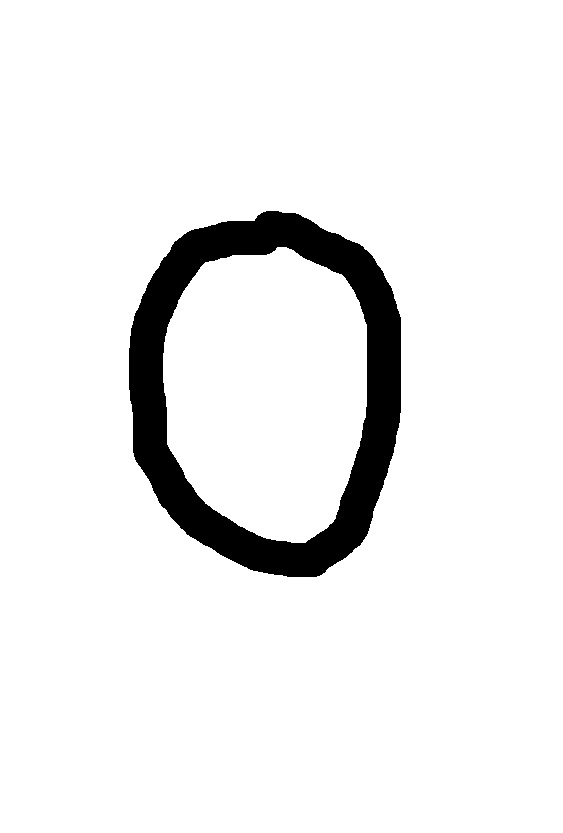
#> input picture data/test0.jpg, 563 x 833 px
$ python -i image_pipeline.py   (imports and definitions only)
#> lines starting #> are read from the running program, lines starting #| are printed output that depends on the picture; after the words box and inside, x2 and y2 are one past the last pixel; in counts of white or black regions, pixels touching at a corner belong together
import cv2
import numpy as np
from PIL import Image

def center_digit(img):
    """
    Centers the digit based on its Center of Mass (Moments).
    This is crucial for distinguishing between 0, 6, and 9.
    """
    # Calculate moments to find the center of mass
    M = cv2.moments(img)
    if M["m00"] != 0:
        cX = int(M["m10"] / M["m00"])
        cY = int(M["m01"] / M["m00"])

        rows, cols = img.shape
        shiftX = cols/2 - cX
        shiftY = rows/2 - cY

        # Apply the translation matrix to center the image
        M_shift = np.float32([[1, 0, shiftX], [0, 1, shiftY]])
        img = cv2.warpAffine(img, M_shift, (cols, rows))
    return img

def preprocess_image(image):
    """
    Standardizes user-uploaded images with Centroid alignment.
    """
    # 1. Convert PIL image to grayscale numpy array
    img = np.array(image.convert('L'))

    # 2. Thresholding / Inverting
    _, img = cv2.threshold(img, 127, 255, cv2.THRESH_BINARY_INV + cv2.THRESH_OTSU)

    # 3. Resize to 28x28
    img = cv2.resize(img, (28, 28), interpolation=cv2.INTER_AREA)

    # 4. Center of Mass Alignment (Prevents 0 from being misclassified as 6/9)
    img = center_digit(img)

    # 5. Normalization and Reshaping
    img = img.astype('float32') / 255.0
    img = np.expand_dims(img, axis=(0, -1)) # Shape: (1, 28, 28, 1)

    return img

>>> from PIL import Image
>>> picture = Image.open('../data/test0.jpg')
#> picture is the input picture: PIL image 563x833 RGB; min 0, max 255, mean 237.6
>>> result = preprocess_image(picture)
#> in preprocess_image, `_, img = cv2.threshold(img, 127, 255, cv2.THRESH_BINARY_INV + cv2.THRE..`:
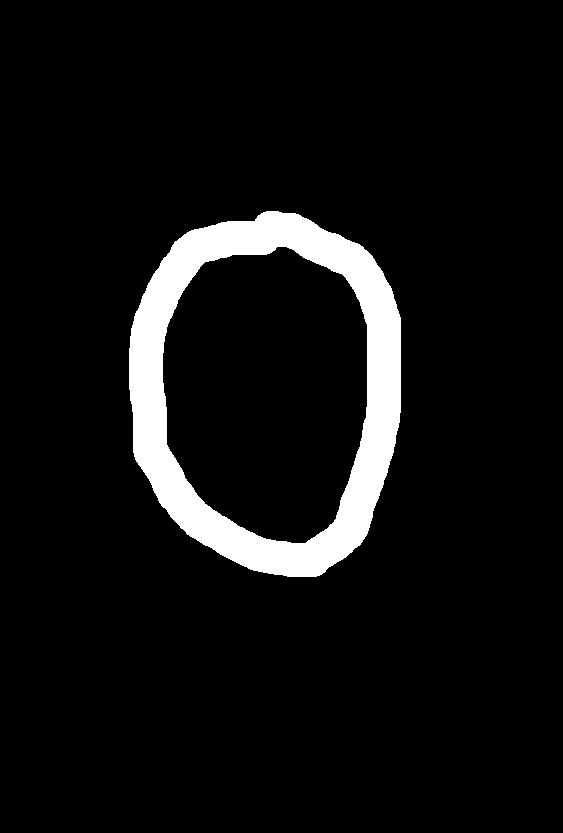
#> img: shape (833, 563); 6.8% white; 1 white region, box (x1, y1, x2, y2) and area: (129, 211, 401, 577) 31924
#> in preprocess_image, `img = cv2.resize(img, (28, 28), interpolation=cv2.INTER_AREA)`:
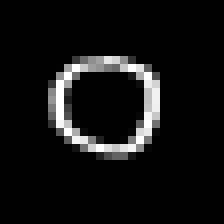
#> img: shape (28, 28) (shown 8 times larger); min 0, max 255, mean 17.4
#> in center_digit, `M = cv2.moments(img)`: M = moments, m00 13614, centre m10/m00, m01/m00 = (12.84, 12.64)
#> in center_digit, `cX = int(M["m10"] / M["m00"])`: cX = 12
#> in center_digit, `shiftX = cols/2 - cX`: shiftX = 2
#> in center_digit, `M_shift = np.float32([[1, 0, shiftX], [0, 1, shiftY]])`: M_shift = [[1, 0, 2], [0, 1, 2]]
#> in center_digit, `img = cv2.warpAffine(img, M_shift, (cols, rows))`:
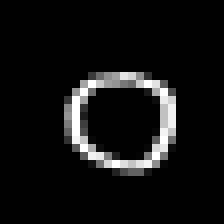
#> img: shape (28, 28) (shown 8 times larger); min 0, max 255, mean 17.4

$ run again, on data/test1.jpg
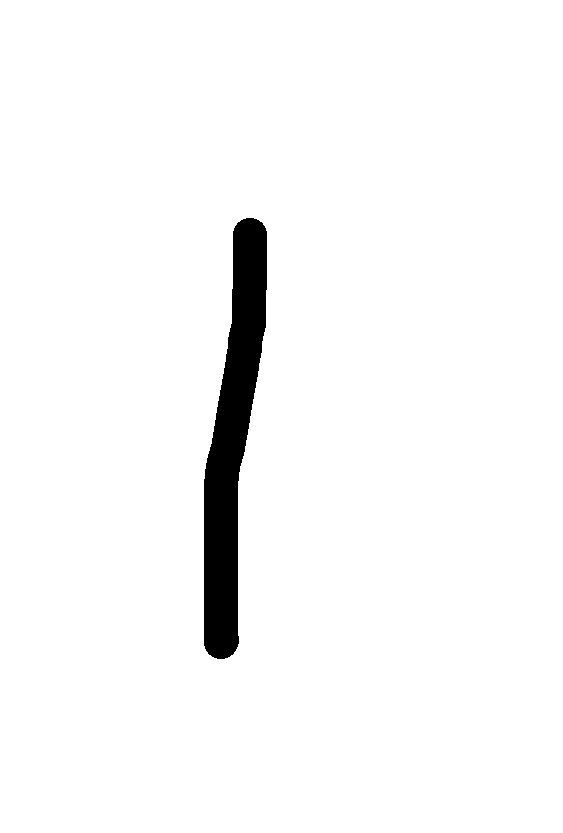
#> input picture data/test1.jpg, 563 x 833 px
#> picture is the input picture: PIL image 563x833 RGB; min 0, max 255, mean 246.9
#> in preprocess_image, `_, img = cv2.threshold(img, 127, 255, cv2.THRESH_BINARY_INV + cv2.THRE..`:
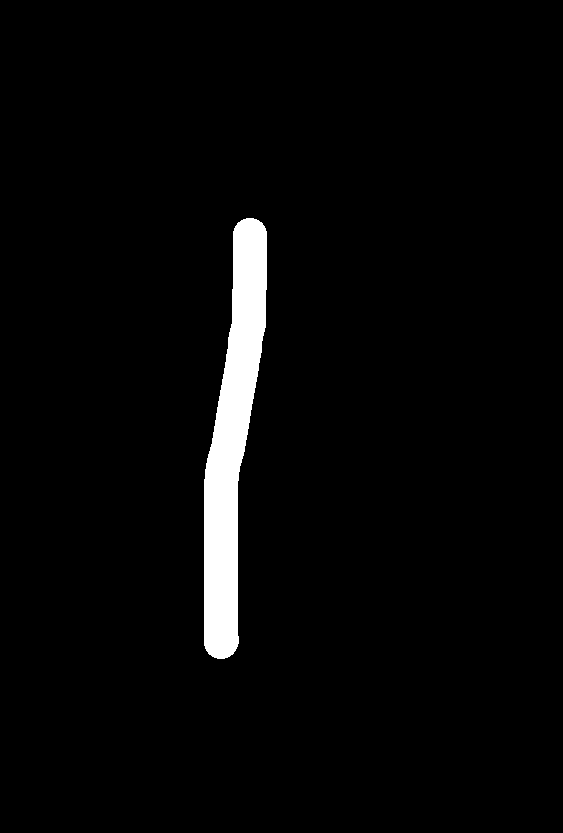
#> img: shape (833, 563); 3.2% white; 1 white region, box (x1, y1, x2, y2) and area: (204, 218, 267, 659) 14853
#> M = moments, m00 6330, centre m10/m00, m01/m00 = (11.08, 14.23)
#> cX = 11
#> cY = 14
#> shiftX = 3
#> shiftY = 0
#> M_shift = [[1, 0, 3], [0, 1, 0]]
#> in center_digit, `img = cv2.warpAffine(img, M_shift, (cols, rows))`:
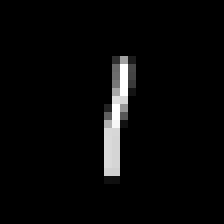
#> img: shape (28, 28) (shown 8 times larger); min 0, max 255, mean 8.1

$ run again, on data/test2.jpg
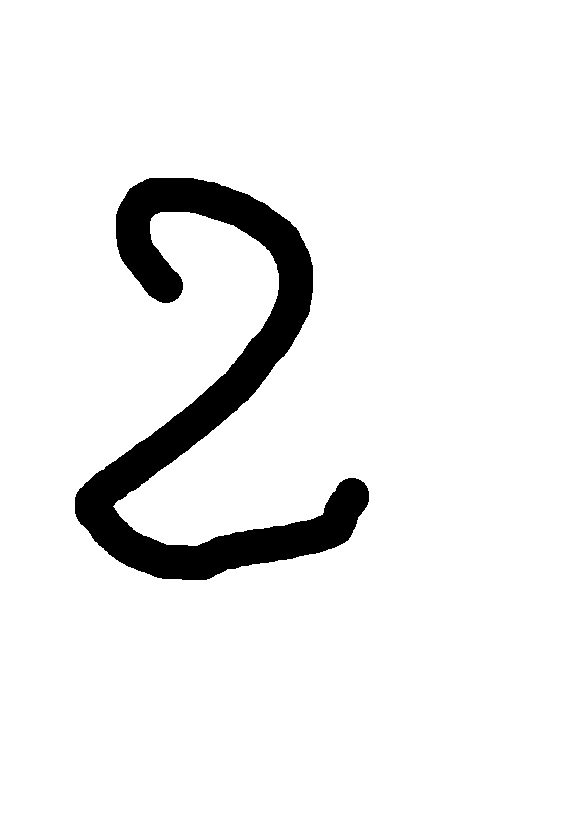
#> input picture data/test2.jpg, 563 x 833 px
#> picture is the input picture: PIL image 563x833 RGB; min 0, max 255, mean 237.3
#> in preprocess_image, `_, img = cv2.threshold(img, 127, 255, cv2.THRESH_BINARY_INV + cv2.THRE..`:
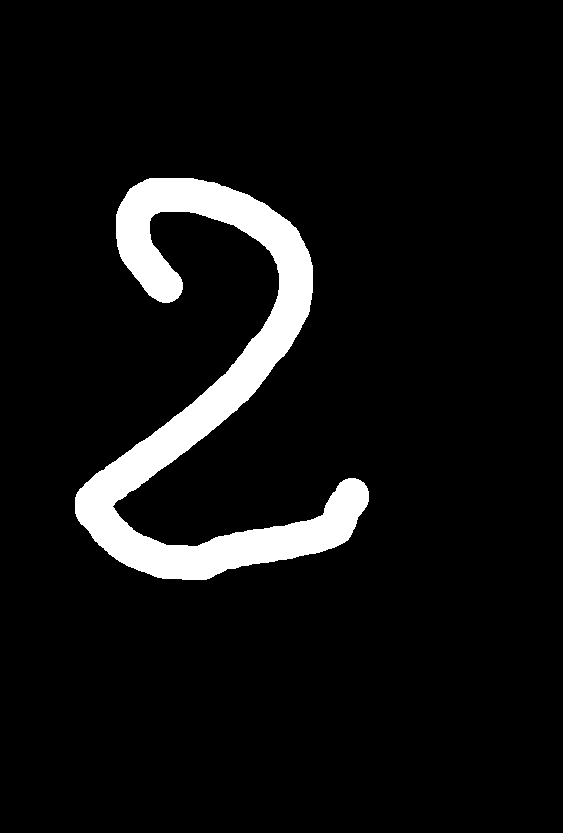
#> img: shape (833, 563); 6.9% white; 1 white region, box (x1, y1, x2, y2) and area: (75, 178, 369, 580) 32578
#> M = moments, m00 13888, centre m10/m00, m01/m00 = (10.04, 12.71)
#> cX = 10
#> cY = 12
#> shiftX = 4
#> shiftY = 2
#> M_shift = [[1, 0, 4], [0, 1, 2]]
#> in center_digit, `img = cv2.warpAffine(img, M_shift, (cols, rows))`:
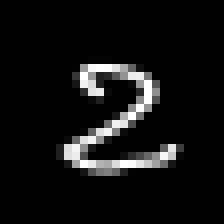
#> img: shape (28, 28) (shown 8 times larger); min 0, max 255, mean 17.7
